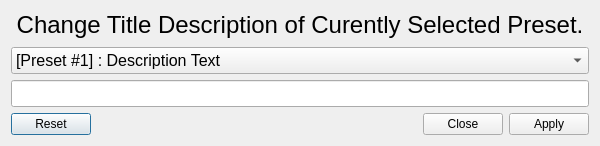
<?xml version="1.0" encoding="UTF-8"?>
<ui version="4.0">
 <class>Dialog_EditPresetDesc</class>
 <widget class="QDialog" name="Dialog_EditPresetDesc">
  <property name="geometry">
   <rect>
    <x>0</x>
    <y>0</y>
    <width>600</width>
    <height>146</height>
   </rect>
  </property>
  <property name="windowTitle">
   <string>Change Preset Description</string>
  </property>
  <layout class="QVBoxLayout" name="verticalLayout">
   <item>
    <widget class="QLabel" name="label_Message">
     <property name="font">
      <font>
       <pointsize>18</pointsize>
      </font>
     </property>
     <property name="text">
      <string>Change Title Description of Curently Selected Preset.</string>
     </property>
     <property name="alignment">
      <set>Qt::AlignHCenter|Qt::AlignTop</set>
     </property>
     <property name="wordWrap">
      <bool>true</bool>
     </property>
    </widget>
   </item>
   <item>
    <widget class="QComboBox" name="comboBox_Preset_4">
     <property name="font">
      <font>
       <pointsize>12</pointsize>
      </font>
     </property>
     <item>
      <property name="text">
       <string>[Preset #1] : Description Text</string>
      </property>
     </item>
     <item>
      <property name="text">
       <string>[Preset #2] : ...</string>
      </property>
     </item>
    </widget>
   </item>
   <item>
    <widget class="QLineEdit" name="lineEdit_PresetDesc">
     <property name="font">
      <font>
       <pointsize>12</pointsize>
      </font>
     </property>
     <property name="text">
      <string/>
     </property>
    </widget>
   </item>
   <item>
    <widget class="QDialogButtonBox" name="buttonBox">
     <property name="standardButtons">
      <set>QDialogButtonBox::Apply|QDialogButtonBox::Close|QDialogButtonBox::Reset</set>
     </property>
    </widget>
   </item>
  </layout>
 </widget>
 <resources/>
 <connections>
  <connection>
   <sender>buttonBox</sender>
   <signal>accepted()</signal>
   <receiver>Dialog_EditPresetDesc</receiver>
   <slot>accept()</slot>
   <hints>
    <hint type="sourcelabel">
     <x>248</x>
     <y>254</y>
    </hint>
    <hint type="destinationlabel">
     <x>157</x>
     <y>274</y>
    </hint>
   </hints>
  </connection>
  <connection>
   <sender>buttonBox</sender>
   <signal>rejected()</signal>
   <receiver>Dialog_EditPresetDesc</receiver>
   <slot>reject()</slot>
   <hints>
    <hint type="sourcelabel">
     <x>316</x>
     <y>260</y>
    </hint>
    <hint type="destinationlabel">
     <x>286</x>
     <y>274</y>
    </hint>
   </hints>
  </connection>
 </connections>
</ui>
